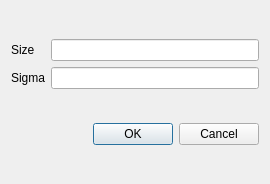
<?xml version="1.0" encoding="UTF-8"?>
<ui version="4.0">
 <class>LPDialog</class>
 <widget class="QDialog" name="LPDialog">
  <property name="geometry">
   <rect>
    <x>0</x>
    <y>0</y>
    <width>270</width>
    <height>184</height>
   </rect>
  </property>
  <property name="windowTitle">
   <string>低通滤波</string>
  </property>
  <layout class="QVBoxLayout" name="verticalLayout">
   <item>
    <layout class="QGridLayout" name="gridLayout">
     <item row="0" column="1">
      <widget class="QLineEdit" name="editSize"/>
     </item>
     <item row="0" column="0">
      <widget class="QLabel" name="label">
       <property name="text">
        <string>Size</string>
       </property>
      </widget>
     </item>
     <item row="1" column="0">
      <widget class="QLabel" name="label_2">
       <property name="text">
        <string>Sigma</string>
       </property>
      </widget>
     </item>
     <item row="1" column="1">
      <widget class="QLineEdit" name="editSigma"/>
     </item>
    </layout>
   </item>
   <item>
    <widget class="QDialogButtonBox" name="buttonBox">
     <property name="orientation">
      <enum>Qt::Horizontal</enum>
     </property>
     <property name="standardButtons">
      <set>QDialogButtonBox::Cancel|QDialogButtonBox::Ok</set>
     </property>
    </widget>
   </item>
  </layout>
 </widget>
 <resources/>
 <connections>
  <connection>
   <sender>buttonBox</sender>
   <signal>accepted()</signal>
   <receiver>LPDialog</receiver>
   <slot>accept()</slot>
   <hints>
    <hint type="sourcelabel">
     <x>248</x>
     <y>254</y>
    </hint>
    <hint type="destinationlabel">
     <x>157</x>
     <y>274</y>
    </hint>
   </hints>
  </connection>
  <connection>
   <sender>buttonBox</sender>
   <signal>rejected()</signal>
   <receiver>LPDialog</receiver>
   <slot>reject()</slot>
   <hints>
    <hint type="sourcelabel">
     <x>316</x>
     <y>260</y>
    </hint>
    <hint type="destinationlabel">
     <x>286</x>
     <y>274</y>
    </hint>
   </hints>
  </connection>
 </connections>
</ui>
